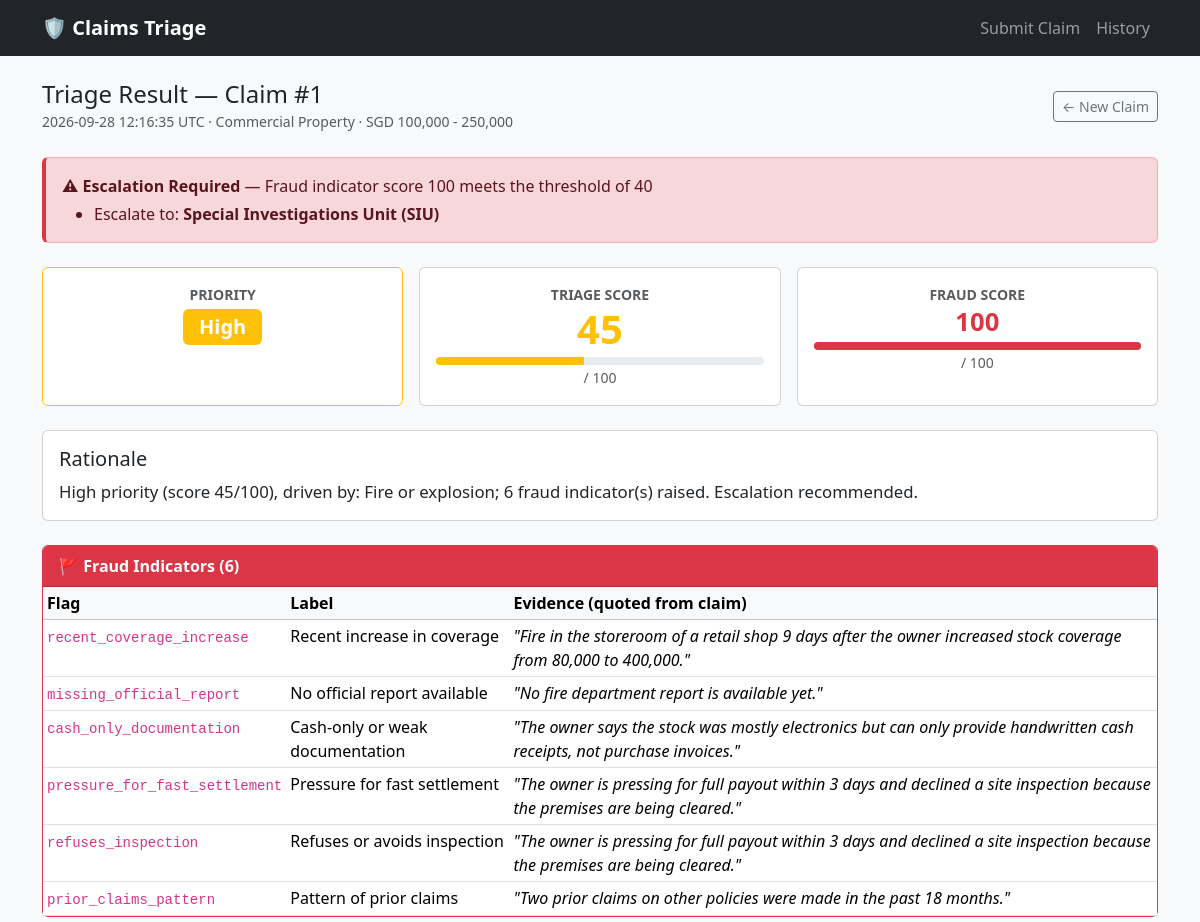
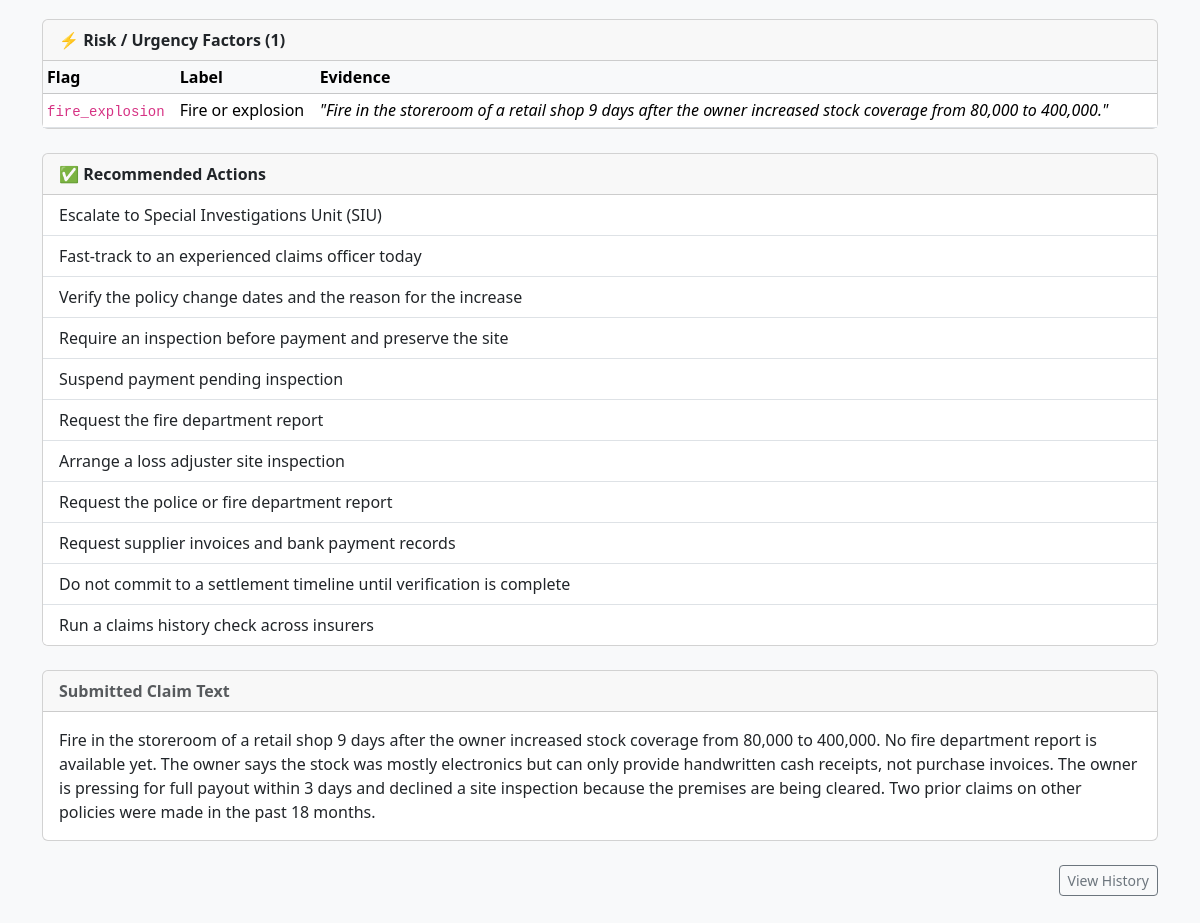
The page /result/1 on the database its author committed (2 pictures, top to bottom).
### tables this page shows
CREATE TABLE claims (
                id           INTEGER PRIMARY KEY AUTOINCREMENT,
                submitted_at TEXT    NOT NULL DEFAULT (datetime('now')),
                claim_text   TEXT    NOT NULL,
                claim_type   TEXT,
                amount_band  TEXT,
                amount_sgd   REAL,
                result_json  TEXT    NOT NULL
            );

### app/routes.py (the view)
@main.route("/result/<int:claim_id>")
def result(claim_id):
    row = get_claim(claim_id)
    if row is None:
        flash("Claim not found.", "danger")
        return redirect(url_for("main.index"))
    result = json.loads(row["result_json"])
    return render_template("result.html", row=row, result=result)

### app/db.py (called while the page is built)
def _db_path():
    return Path(os.environ.get("DATABASE_PATH", "claims.db"))

def get_db_connection():
    conn = sqlite3.connect(_db_path())
    conn.row_factory = sqlite3.Row
    return conn

def get_claim(row_id):
    conn = get_db_connection()
    row = conn.execute("SELECT * FROM claims WHERE id = ?", (row_id,)).fetchone()
    conn.close()
    return row

### app/templates/result.html (shortened to what this page needs)
{% extends "base.html" %}
{% set priority_class = {
    'Critical': 'danger',
    'High':     'warning',
    'Medium':   'info',
    'Low':      'success'
} %}
{% set pc = priority_class.get(result.priority, 'secondary') %}
{% block content %}
<div class="d-flex align-items-center justify-content-between mb-4 flex-wrap gap-2">
  <div>
    <h1 class="h4 mb-0">Triage Result — Claim #{{ row['id'] }}</h1>
    <small class="text-muted">
      {{ row['submitted_at'] }} UTC
      {% if row['claim_type'] %} · {{ row['claim_type'] }}{% endif %}
      {% if row['amount_band'] %} · {{ row['amount_band'] }}{% endif %}
    </small>
  </div>
  <a href="{{ url_for('main.index') }}" class="btn btn-outline-secondary btn-sm">
    ← New Claim
  </a>
</div>
{% if result.escalate %}
<div class="alert alert-danger escalation-banner mb-4" role="alert">
  <strong>⚠ Escalation Required</strong>
  {% if result.escalation_reason %} — {{ result.escalation_reason }}{% endif %}
  {% if result.escalation_routes %}
    <ul class="mb-0 mt-1">
      {% for route in result.escalation_routes %}
        <li>Escalate to: <strong>{{ route }}</strong></li>
      {% endfor %}
    </ul>
  {% endif %}
</div>
{% endif %}
<div class="row g-3 mb-4">
  <div class="col-sm-4">
    <div class="card h-100 text-center border-{{ pc }}">
      <div class="card-body">
        <div class="text-muted small mb-1 text-uppercase fw-semibold">Priority</div>
        <span class="badge bg-{{ pc }} fs-5 px-3 py-2">{{ result.priority }}</span>
      </div>
    </div>
  </div>
  <div class="col-sm-4">
    <div class="card h-100 text-center">
      <div class="card-body">
        <div class="text-muted small mb-1 text-uppercase fw-semibold">Triage Score</div>
        <div class="score-label text-{{ pc }}">{{ result.score }}</div>
        <div class="progress mt-2" style="height:8px">
          <div class="progress-bar bg-{{ pc }}"
               role="progressbar"
               style="width:{{ result.score }}%"
               aria-valuenow="{{ result.score }}"
               aria-valuemin="0" aria-valuemax="100"></div>
        </div>
        <small class="text-muted">/ 100</small>
      </div>
    </div>
  </div>
  <div class="col-sm-4">
    <div class="card h-100 text-center">
      <div class="card-body">
        <div class="text-muted small mb-1 text-uppercase fw-semibold">Fraud Score</div>
        <div class="fraud-score-label {% if result.fraud_score >= 40 %}text-danger{% else %}text-secondary{% endif %}">
          {{ result.fraud_score }}
        </div>
        <div class="progress mt-2" style="height:8px">
          <div class="progress-bar {% if result.fraud_score >= 40 %}bg-danger{% else %}bg-secondary{% endif %}"
               role="progressbar"
               style="width:{{ result.fraud_score }}%"
               aria-valuenow="{{ result.fraud_score }}"
               aria-valuemin="0" aria-valuemax="100"></div>
        </div>
        <small class="text-muted">/ 100</small>
      </div>
    </div>
  </div>
</div>
<div class="card mb-4">
  <div class="card-body">
    <h5 class="card-title mb-2">Rationale</h5>
    <p class="rationale-text mb-0">{{ result.rationale }}</p>
  </div>
</div>
{% if result.fraud_indicators %}
<div class="card mb-4 border-danger">
  <div class="card-header bg-danger text-white fw-semibold">
    🚩 Fraud Indicators ({{ result.fraud_indicators | length }})
  </div>
  <div class="card-body p-0">
    <table class="table table-sm table-hover mb-0">
      <thead class="table-light">
        <tr>
          <th>Flag</th>
          <th>Label</th>
          <th>Evidence (quoted from claim)</th>
        </tr>
      </thead>
      <tbody>
        {% for fi in result.fraud_indicators %}
        <tr>
          <td><code>{{ fi.flag }}</code></td>
          <td>{{ fi.label }}</td>
          <td class="evidence-cell">"{{ fi.evidence }}"</td>
        </tr>
        {% endfor %}
      </tbody>
    </table>
  </div>
</div>
{% else %}
<div class="card mb-4">
  <div class="card-body text-muted">
    ✅ No fraud indicators detected.
  </div>
</div>
{% endif %}
{% if result.risk_factors %}
<div class="card mb-4">
  <div class="card-header fw-semibold">⚡ Risk / Urgency Factors ({{ result.risk_factors | length }})</div>
  <div class="card-body p-0">
    <table class="table table-sm table-hover mb-0">
      <thead class="table-light">
        <tr>
          <th>Flag</th>
          <th>Label</th>
          <th>Evidence</th>
        </tr>
      </thead>
      <tbody>
        {% for rf in result.risk_factors %}
        <tr>
          <td><code>{{ rf.flag }}</code></td>
          <td>{{ rf.label }}</td>
          <td class="evidence-cell">"{{ rf.evidence }}"</td>
        </tr>
        {% endfor %}
      </tbody>
    </table>
  </div>
</div>
{% endif %}
<div class="card mb-4">
  <div class="card-header fw-semibold">✅ Recommended Actions</div>
  <ul class="list-group list-group-flush">
    {% for action in result.recommended_actions %}
    <li class="list-group-item">{{ action }}</li>
    {% endfor %}
  </ul>
</div>
<div class="card mb-4">
  <div class="card-header fw-semibold text-muted">Submitted Claim Text</div>
  <div class="card-body">
    <p class="mb-0" style="white-space:pre-wrap">{{ row['claim_text'] }}</p>
  </div>
</div>
<div class="text-end">
  <a href="{{ url_for('main.history') }}" class="btn btn-outline-secondary btn-sm">View History</a>
</div>
{% endblock %}

### app/static/style.css (style rules this page uses)
.score-label { font-size: 2.5rem; font-weight: 700; line-height: 1; }
.fraud-score-label { font-size: 1.6rem; font-weight: 600; line-height: 1; }
.evidence-cell { font-style: italic; color: #495057; }
.escalation-banner { border-left: 4px solid #dc3545; }
.rationale-text { font-size: 1.05rem; }

### rows shown on the page
claims: id "1", submitted_at "2026-09-28 12:16:35", claim_type "Commercial Property", amount_band "SGD 100,000 - 250,000", claim_text "Fire in the storeroom of a retail shop 9 days after the owner increased stock coverage from 80,000 to 400,000. No fire department report is available yet. The owner says the stock was mostly electronics but can only provide handwritten cash receipts, not purchase invoices. The owner is pressing for full payout within 3 days and declined a site inspection because the premises are being cleared. Two prior claims on other policies were made in the past 18 months."

### other values the page prints
{{ result.escalation_reason }} "Fraud indicator score 100 meets the threshold of 40"
{{ route }} "Special Investigations Unit (SIU)"
{{ result.priority }} "High"
{{ result.score }} "45"
{{ result.fraud_score }} "100"
{{ result.rationale }} "High priority (score 45/100), driven by: Fire or explosion; 6 fraud indicator(s) raised. Escalation recommended."
{{ result.fraud_indicators | length }} "6"
{{ fi.flag }} "recent_coverage_increase" "missing_official_report" "cash_only_documentation" "pressure_for_fast_settlement" "refuses_inspection" "prior_claims_pattern"
{{ fi.label }} "Recent increase in coverage" "No official report available" "Cash-only or weak documentation" "Pressure for fast settlement" "Refuses or avoids inspection" "Pattern of prior claims"
{{ fi.evidence }} "Fire in the storeroom of a retail shop 9 days after the owner increased stock coverage from 80,000 to 400,000." "No fire department report is available yet." "The owner says the stock was mostly electronics but can only provide handwritten cash receipts, not purchase invoices." "The owner is pressing for full payout within 3 days and declined a site inspection because the premises are being cleared." "The owner is pressing for full payout within 3 days and declined a site inspection because the premises are being cleared." "Two prior claims on other policies were made in the past 18 months."
{{ result.risk_factors | length }} "1"
{{ rf.flag }} "fire_explosion"
{{ rf.label }} "Fire or explosion"
{{ rf.evidence }} "Fire in the storeroom of a retail shop 9 days after the owner increased stock coverage from 80,000 to 400,000."
{{ action }} "Escalate to Special Investigations Unit (SIU)" "Fast-track to an experienced claims officer today" "Verify the policy change dates and the reason for the increase" "Require an inspection before payment and preserve the site" "Suspend payment pending inspection" "Request the fire department report" "Arrange a loss adjuster site inspection" "Request the police or fire department report" "Request supplier invoices and bank payment records" "Do not commit to a settlement timeline until verification is complete" "Run a claims history check across insurers"
